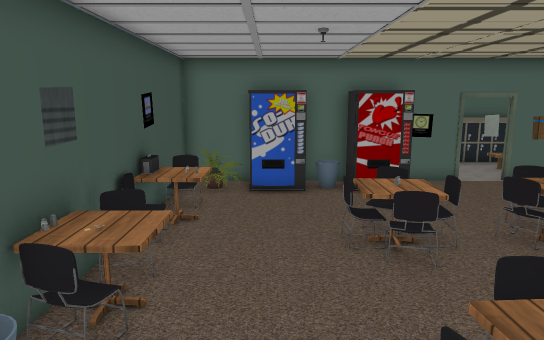
View 1 (above)

14 first-person views from a walk through a 3-D level made in the Unity game engine. The camera is 1.5 m above the floor, tilts 10° down and sees 70° across. Doors are open. The floor is counted in squares, 0.5 m on a side. Each view is taken from the middle of a square. On the plan, view 1 faces up. The plan holds only what a view shows up to about 20 squares ahead; the rest is blank. The place goes on beyond the plan. The player character is not drawn. Some surface patterns are stand-ins.

View 2
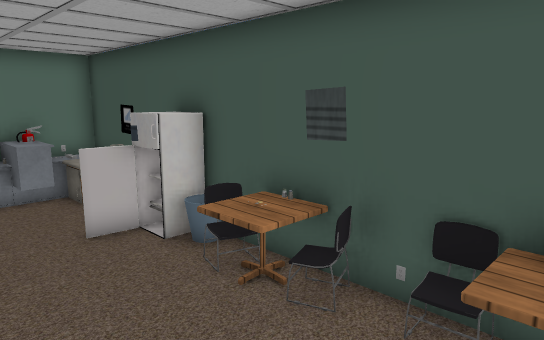

View 3
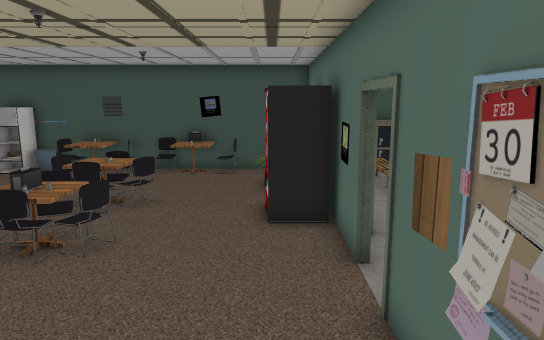

View 4
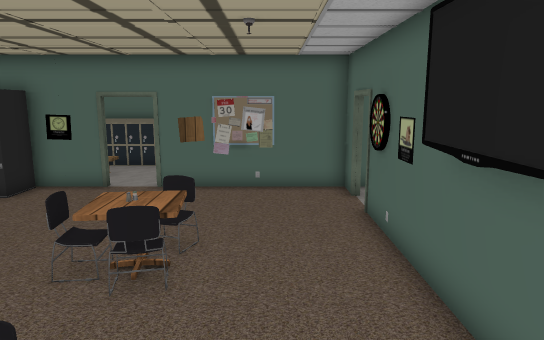

View 5
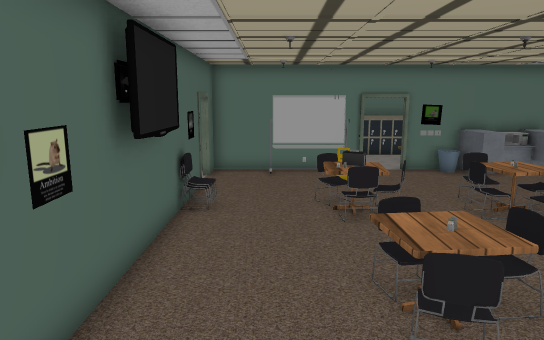

View 6
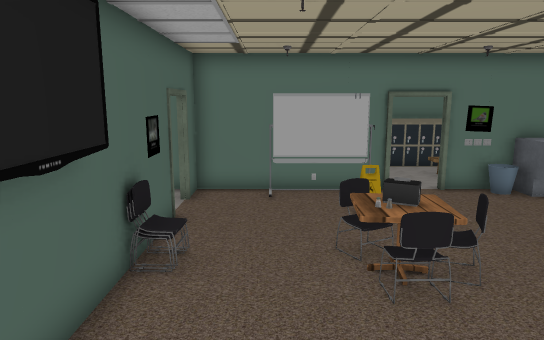

View 7
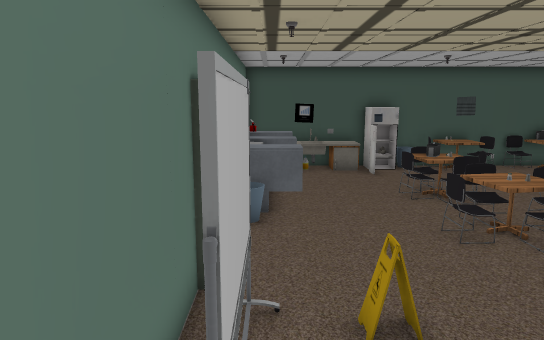

View 8
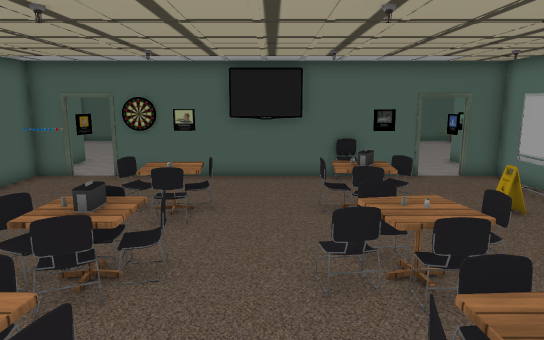

View 9
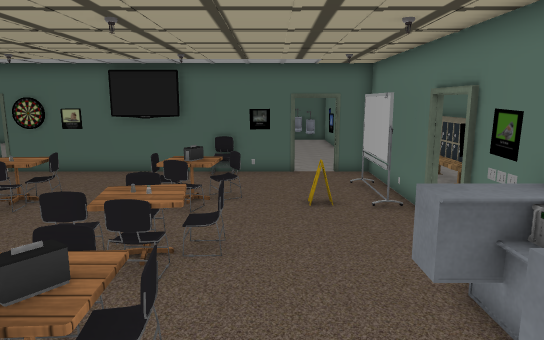

View 10
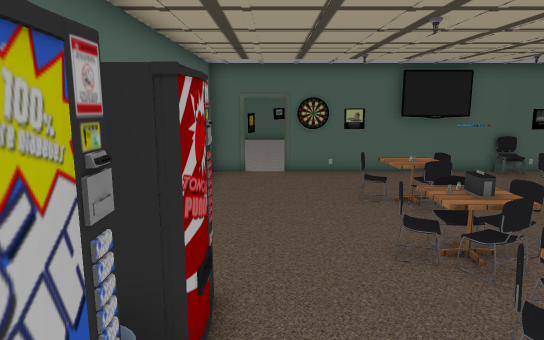

View 11
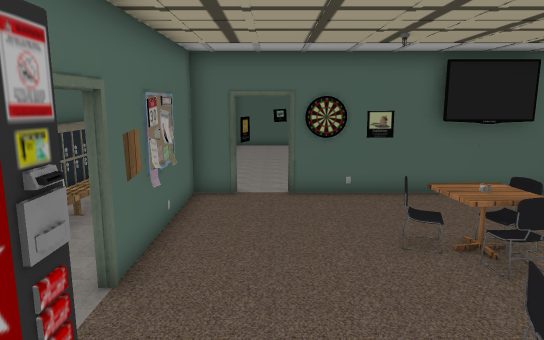

View 12
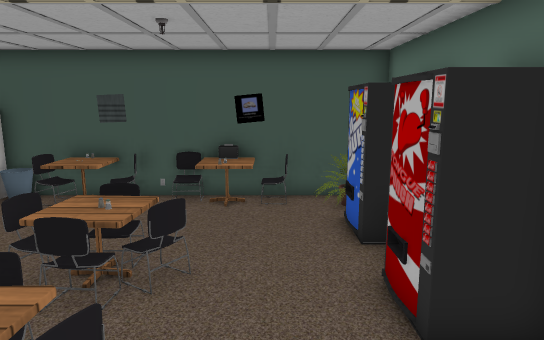

View 13
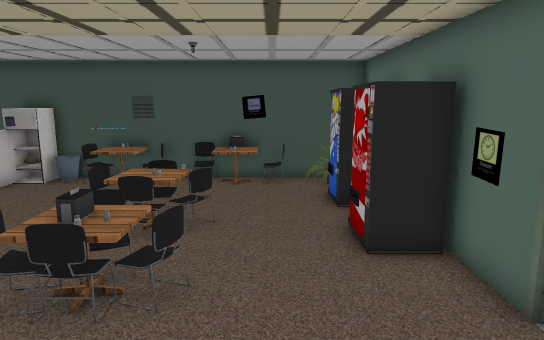

View 14
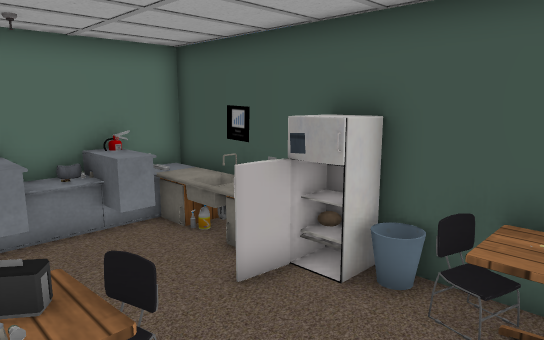

### Floor plan
Key: @ floor where view 1 was taken; # wall or solid block; . floor; D closed door; = window, fence, low wall or low ledge; T thing the floor can be seen under or through; O other object.
Columns run from 3 left of view 1 to 16 right of it. Each row starts with its distance up from view 1.
 15         ####D#######
 14 ##  #  ##..... ##..#
 13 #########..........D
 12 #..................#
 11 #................. #
 10 ##................ #
  9 ##...#T.TTT..#=....#
  8 #....=TTTTT.###....#
  7 ##...TT..TT.##=....#
  6 ##................##
  5  #................##
  4 ##... #..#........##
  3 ##...######..###...#
  2  #...######..###..O#
  1  ##......  ...#....#
  0  #.@...............#
 -1 ##.................#
 -2  #=..........##....#
 -3  #######=....####..D
 -4  ###################

Where each view was taken, in squares from view 1:
view 1: 0 up, 0 right, facing up
view 2: 10 up, 2 right, facing down-left
view 3: 13 up, 14 right, facing left
view 4: 1 up, 13 right, facing up
view 5: 13 up, 13 right, facing down
view 6: 9 up, 13 right, facing down
view 7: 3 down, 15 right, facing left
view 8: 5 up, 0 right, facing right
view 9: 0 up, 1 left, facing right
view 10: 12 up, 1 left, facing right
view 11: 12 up, 3 right, facing right
view 12: 11 up, 9 right, facing left
view 13: 11 up, 12 right, facing left
view 14: 6 up, 3 right, facing down-left
